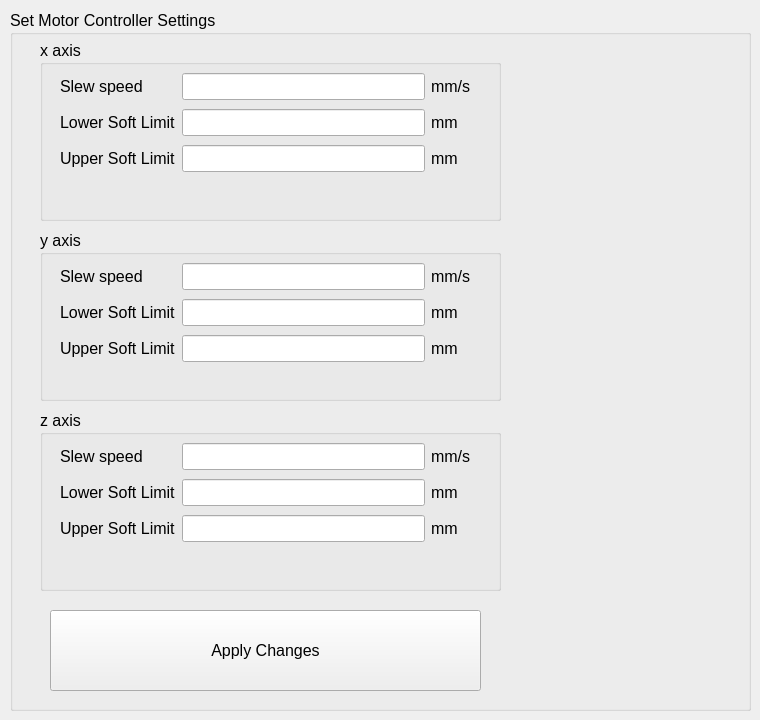
    <widget class="QWidget" name="tab_2">
     <attribute name="title">
      <string>Motor Settings</string>
     </attribute>
     <attribute name="toolTip">
      <string>Set motor controller settings</string>
     </attribute>
     <widget class="QGroupBox" name="groupBox_20">
      <property name="geometry">
       <rect>
        <x>10</x>
        <y>10</y>
        <width>741</width>
        <height>701</height>
       </rect>
      </property>
      <property name="font">
       <font>
        <pointsize>12</pointsize>
       </font>
      </property>
      <property name="title">
       <string>Set Motor Controller Settings</string>
      </property>
      <widget class="QGroupBox" name="groupBox_29">
       <property name="geometry">
        <rect>
         <x>30</x>
         <y>30</y>
         <width>461</width>
         <height>181</height>
        </rect>
       </property>
       <property name="font">
        <font>
         <pointsize>12</pointsize>
        </font>
       </property>
       <property name="title">
        <string>x axis</string>
       </property>
       <widget class="QWidget" name="gridLayoutWidget_31">
        <property name="geometry">
         <rect>
          <x>20</x>
          <y>30</y>
          <width>411</width>
          <height>106</height>
         </rect>
        </property>
        <layout class="QGridLayout" name="gridLayout_31">
         <item row="3" column="0">
          <widget class="QLabel" name="label_87">
           <property name="text">
            <string>Upper Soft Limit</string>
           </property>
          </widget>
         </item>
         <item row="2" column="1">
          <widget class="QLineEdit" name="xlowerEdit">
           <property name="toolTip">
            <string>Enter x lower limit</string>
           </property>
          </widget>
         </item>
         <item row="1" column="1">
          <widget class="QLineEdit" name="xspeedEdit">
           <property name="toolTip">
            <string>Enter x slew speed</string>
           </property>
          </widget>
         </item>
         <item row="3" column="1">
          <widget class="QLineEdit" name="xupperEdit">
           <property name="toolTip">
            <string>Enter x upper limit</string>
           </property>
          </widget>
         </item>
         <item row="2" column="0">
          <widget class="QLabel" name="label_86">
           <property name="text">
            <string>Lower Soft Limit</string>
           </property>
          </widget>
         </item>
         <item row="1" column="0">
          <widget class="QLabel" name="label_85">
           <property name="text">
            <string>Slew speed</string>
           </property>
          </widget>
         </item>
         <item row="1" column="2">
          <widget class="QLabel" name="label_57">
           <property name="text">
            <string>mm/s</string>
           </property>
          </widget>
         </item>
         <item row="2" column="2">
          <widget class="QLabel" name="label_59">
           <property name="text">
            <string>mm</string>
           </property>
          </widget>
         </item>
         <item row="3" column="2">
          <widget class="QLabel" name="label_60">
           <property name="text">
            <string>mm</string>
           </property>
          </widget>
         </item>
        </layout>
       </widget>
      </widget>
      <widget class="QGroupBox" name="groupBox_30">
       <property name="geometry">
        <rect>
         <x>30</x>
         <y>220</y>
         <width>461</width>
         <height>171</height>
        </rect>
       </property>
       <property name="font">
        <font>
         <pointsize>12</pointsize>
        </font>
       </property>
       <property name="title">
        <string>y axis</string>
       </property>
       <widget class="QWidget" name="gridLayoutWidget_32">
        <property name="geometry">
         <rect>
          <x>20</x>
          <y>30</y>
          <width>411</width>
          <height>106</height>
         </rect>
        </property>
        <layout class="QGridLayout" name="gridLayout_32">
         <item row="3" column="0">
          <widget class="QLabel" name="label_88">
           <property name="text">
            <string>Upper Soft Limit</string>
           </property>
          </widget>
         </item>
         <item row="2" column="1">
          <widget class="QLineEdit" name="ylowerEdit">
           <property name="toolTip">
            <string>Enter y lower limit</string>
           </property>
          </widget>
         </item>
         <item row="1" column="1">
          <widget class="QLineEdit" name="yspeedEdit">
           <property name="toolTip">
            <string>Enter y slew speed</string>
           </property>
          </widget>
         </item>
         <item row="3" column="1">
          <widget class="QLineEdit" name="yupperEdit">
           <property name="toolTip">
            <string>Enter y upper limit</string>
           </property>
          </widget>
         </item>
         <item row="2" column="0">
          <widget class="QLabel" name="label_89">
           <property name="text">
            <string>Lower Soft Limit</string>
           </property>
          </widget>
         </item>
         <item row="1" column="0">
          <widget class="QLabel" name="label_90">
           <property name="text">
            <string>Slew speed</string>
           </property>
          </widget>
         </item>
         <item row="1" column="2">
          <widget class="QLabel" name="label_61">
           <property name="text">
            <string>mm/s</string>
           </property>
          </widget>
         </item>
         <item row="2" column="2">
          <widget class="QLabel" name="label_62">
           <property name="text">
            <string>mm</string>
           </property>
          </widget>
         </item>
         <item row="3" column="2">
          <widget class="QLabel" name="label_63">
           <property name="text">
            <string>mm</string>
           </property>
          </widget>
         </item>
        </layout>
       </widget>
      </widget>
      <widget class="QGroupBox" name="groupBox_31">
       <property name="geometry">
        <rect>
         <x>30</x>
         <y>400</y>
         <width>461</width>
         <height>181</height>
        </rect>
       </property>
       <property name="font">
        <font>
         <pointsize>12</pointsize>
        </font>
       </property>
       <property name="title">
        <string>z axis</string>
       </property>
       <widget class="QWidget" name="gridLayoutWidget_33">
        <property name="geometry">
         <rect>
          <x>20</x>
          <y>30</y>
          <width>411</width>
          <height>106</height>
         </rect>
        </property>
        <layout class="QGridLayout" name="gridLayout_33">
         <item row="3" column="0">
          <widget class="QLabel" name="label_91">
           <property name="text">
            <string>Upper Soft Limit</string>
           </property>
          </widget>
         </item>
         <item row="2" column="1">
          <widget class="QLineEdit" name="zlowerEdit">
           <property name="toolTip">
            <string>Enter z lower limit</string>
           </property>
          </widget>
         </item>
         <item row="1" column="1">
          <widget class="QLineEdit" name="zspeedEdit">
           <property name="toolTip">
            <string>Enter z slew speed</string>
           </property>
          </widget>
         </item>
         <item row="3" column="1">
          <widget class="QLineEdit" name="zupperEdit">
           <property name="toolTip">
            <string>Enter z upper limit</string>
           </property>
          </widget>
         </item>
         <item row="2" column="0">
          <widget class="QLabel" name="label_92">
           <property name="text">
            <string>Lower Soft Limit</string>
           </property>
          </widget>
         </item>
         <item row="1" column="0">
          <widget class="QLabel" name="label_93">
           <property name="text">
            <string>Slew speed</string>
           </property>
          </widget>
         </item>
         <item row="1" column="2">
          <widget class="QLabel" name="label_64">
           <property name="text">
            <string>mm/s</string>
           </property>
          </widget>
         </item>
         <item row="2" column="2">
          <widget class="QLabel" name="label_65">
           <property name="text">
            <string>mm</string>
           </property>
          </widget>
         </item>
         <item row="3" column="2">
          <widget class="QLabel" name="label_66">
           <property name="text">
            <string>mm</string>
           </property>
          </widget>
         </item>
        </layout>
       </widget>
      </widget>
      <widget class="QPushButton" name="motorsettingsButton">
       <property name="geometry">
        <rect>
         <x>40</x>
         <y>600</y>
         <width>431</width>
         <height>81</height>
        </rect>
       </property>
       <property name="toolTip">
        <string>Apply changes to motor settings</string>
       </property>
       <property name="text">
        <string>Apply Changes</string>
       </property>
      </widget>
     </widget>
    </widget>
